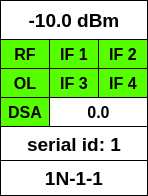
     <widget class="QFrame" name="frame_antenna_1N11">
      <property name="geometry">
       <rect>
        <x>230</x>
        <y>10</y>
        <width>148</width>
        <height>196</height>
       </rect>
      </property>
      <property name="frameShape">
       <enum>QFrame::Box</enum>
      </property>
      <property name="frameShadow">
       <enum>QFrame::Plain</enum>
      </property>
      <widget class="QLabel" name="level_26">
       <property name="geometry">
        <rect>
         <x>0</x>
         <y>0</y>
         <width>148</width>
         <height>40</height>
        </rect>
       </property>
       <property name="font">
        <font>
         <pointsize>14</pointsize>
         <weight>75</weight>
         <bold>true</bold>
        </font>
       </property>
       <property name="styleSheet">
        <string notr="true">background-color: rgb(255, 255, 255);</string>
       </property>
       <property name="frameShape">
        <enum>QFrame::Box</enum>
       </property>
       <property name="text">
        <string>-10.0 dBm</string>
       </property>
       <property name="alignment">
        <set>Qt::AlignCenter</set>
       </property>
      </widget>
      <widget class="QLabel" name="flag_rf_20">
       <property name="geometry">
        <rect>
         <x>0</x>
         <y>39</y>
         <width>50</width>
         <height>30</height>
        </rect>
       </property>
       <property name="font">
        <font>
         <pointsize>12</pointsize>
         <weight>75</weight>
         <bold>true</bold>
        </font>
       </property>
       <property name="styleSheet">
        <string notr="true">background-color: rgb(85, 255, 0);</string>
       </property>
       <property name="frameShape">
        <enum>QFrame::Box</enum>
       </property>
       <property name="text">
        <string>RF</string>
       </property>
       <property name="alignment">
        <set>Qt::AlignCenter</set>
       </property>
      </widget>
      <widget class="QLabel" name="flag_ol_20">
       <property name="geometry">
        <rect>
         <x>0</x>
         <y>68</y>
         <width>50</width>
         <height>30</height>
        </rect>
       </property>
       <property name="font">
        <font>
         <pointsize>12</pointsize>
         <weight>75</weight>
         <bold>true</bold>
        </font>
       </property>
       <property name="styleSheet">
        <string notr="true">background-color: rgb(85, 255, 0);</string>
       </property>
       <property name="frameShape">
        <enum>QFrame::Box</enum>
       </property>
       <property name="text">
        <string>OL</string>
       </property>
       <property name="alignment">
        <set>Qt::AlignCenter</set>
       </property>
      </widget>
      <widget class="QLabel" name="flag_dsa_20">
       <property name="geometry">
        <rect>
         <x>0</x>
         <y>97</y>
         <width>50</width>
         <height>30</height>
        </rect>
       </property>
       <property name="font">
        <font>
         <pointsize>12</pointsize>
         <weight>75</weight>
         <bold>true</bold>
        </font>
       </property>
       <property name="styleSheet">
        <string notr="true">background-color: rgb(85, 255, 0);</string>
       </property>
       <property name="frameShape">
        <enum>QFrame::Box</enum>
       </property>
       <property name="text">
        <string>DSA</string>
       </property>
       <property name="alignment">
        <set>Qt::AlignCenter</set>
       </property>
      </widget>
      <widget class="QLabel" name="flag_if1_20">
       <property name="geometry">
        <rect>
         <x>49</x>
         <y>39</y>
         <width>50</width>
         <height>30</height>
        </rect>
       </property>
       <property name="font">
        <font>
         <pointsize>12</pointsize>
         <weight>75</weight>
         <bold>true</bold>
        </font>
       </property>
       <property name="styleSheet">
        <string notr="true">background-color: rgb(85, 255, 0);</string>
       </property>
       <property name="frameShape">
        <enum>QFrame::Box</enum>
       </property>
       <property name="text">
        <string>IF 1</string>
       </property>
       <property name="alignment">
        <set>Qt::AlignCenter</set>
       </property>
      </widget>
      <widget class="QLabel" name="flag_if2_20">
       <property name="geometry">
        <rect>
         <x>98</x>
         <y>39</y>
         <width>50</width>
         <height>30</height>
        </rect>
       </property>
       <property name="font">
        <font>
         <pointsize>12</pointsize>
         <weight>75</weight>
         <bold>true</bold>
        </font>
       </property>
       <property name="styleSheet">
        <string notr="true">background-color: rgb(85, 255, 0);</string>
       </property>
       <property name="frameShape">
        <enum>QFrame::Box</enum>
       </property>
       <property name="text">
        <string>IF 2</string>
       </property>
       <property name="alignment">
        <set>Qt::AlignCenter</set>
       </property>
      </widget>
      <widget class="QLabel" name="dsa_value_20">
       <property name="geometry">
        <rect>
         <x>49</x>
         <y>97</y>
         <width>99</width>
         <height>30</height>
        </rect>
       </property>
       <property name="font">
        <font>
         <pointsize>12</pointsize>
         <weight>75</weight>
         <bold>true</bold>
        </font>
       </property>
       <property name="styleSheet">
        <string notr="true">background-color: rgb(255, 255, 255);</string>
       </property>
       <property name="frameShape">
        <enum>QFrame::Box</enum>
       </property>
       <property name="text">
        <string>0.0</string>
       </property>
       <property name="alignment">
        <set>Qt::AlignCenter</set>
       </property>
      </widget>
      <widget class="QLabel" name="flag_if3_20">
       <property name="geometry">
        <rect>
         <x>49</x>
         <y>68</y>
         <width>50</width>
         <height>30</height>
        </rect>
       </property>
       <property name="font">
        <font>
         <pointsize>12</pointsize>
         <weight>75</weight>
         <bold>true</bold>
        </font>
       </property>
       <property name="styleSheet">
        <string notr="true">background-color: rgb(85, 255, 0);</string>
       </property>
       <property name="frameShape">
        <enum>QFrame::Box</enum>
       </property>
       <property name="text">
        <string>IF 3</string>
       </property>
       <property name="alignment">
        <set>Qt::AlignCenter</set>
       </property>
      </widget>
      <widget class="QLabel" name="flag_if4_20">
       <property name="geometry">
        <rect>
         <x>98</x>
         <y>68</y>
         <width>50</width>
         <height>30</height>
        </rect>
       </property>
       <property name="font">
        <font>
         <pointsize>12</pointsize>
         <weight>75</weight>
         <bold>true</bold>
        </font>
       </property>
       <property name="styleSheet">
        <string notr="true">background-color: rgb(85, 255, 0);</string>
       </property>
       <property name="frameShape">
        <enum>QFrame::Box</enum>
       </property>
       <property name="text">
        <string>IF 4</string>
       </property>
       <property name="alignment">
        <set>Qt::AlignCenter</set>
       </property>
      </widget>
      <widget class="QLabel" name="ant_name_25">
       <property name="geometry">
        <rect>
         <x>0</x>
         <y>126</y>
         <width>148</width>
         <height>36</height>
        </rect>
       </property>
       <property name="font">
        <font>
         <pointsize>14</pointsize>
         <weight>75</weight>
         <bold>true</bold>
        </font>
       </property>
       <property name="styleSheet">
        <string notr="true">background-color: rgb(255, 255, 255);</string>
       </property>
       <property name="frameShape">
        <enum>QFrame::Box</enum>
       </property>
       <property name="text">
        <string>serial id: 1</string>
       </property>
       <property name="alignment">
        <set>Qt::AlignCenter</set>
       </property>
      </widget>
      <widget class="QLabel" name="ant_name_26">
       <property name="geometry">
        <rect>
         <x>0</x>
         <y>160</y>
         <width>148</width>
         <height>36</height>
        </rect>
       </property>
       <property name="font">
        <font>
         <pointsize>14</pointsize>
         <weight>75</weight>
         <bold>true</bold>
        </font>
       </property>
       <property name="styleSheet">
        <string notr="true">background-color: rgb(255, 255, 255);</string>
       </property>
       <property name="frameShape">
        <enum>QFrame::Box</enum>
       </property>
       <property name="text">
        <string>1N-1-1</string>
       </property>
       <property name="alignment">
        <set>Qt::AlignCenter</set>
       </property>
      </widget>
     </widget>
